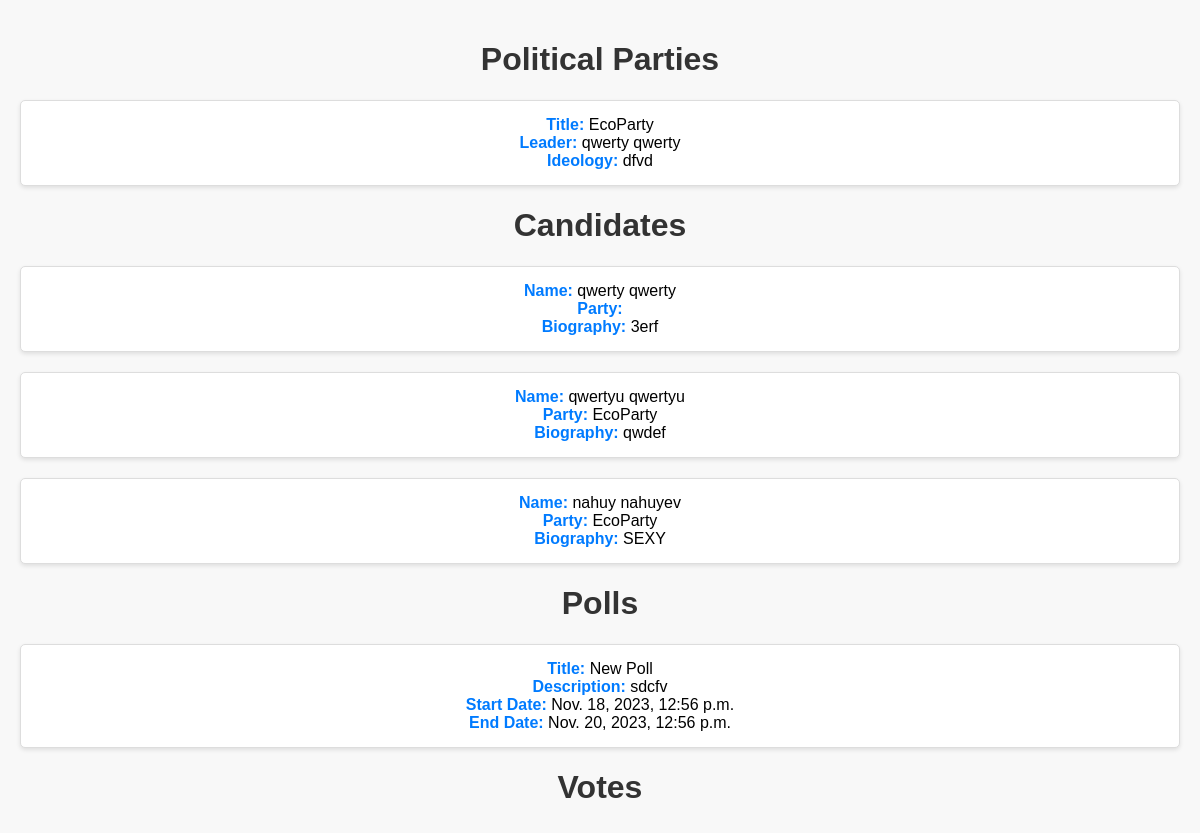
Before: / with the older database file.
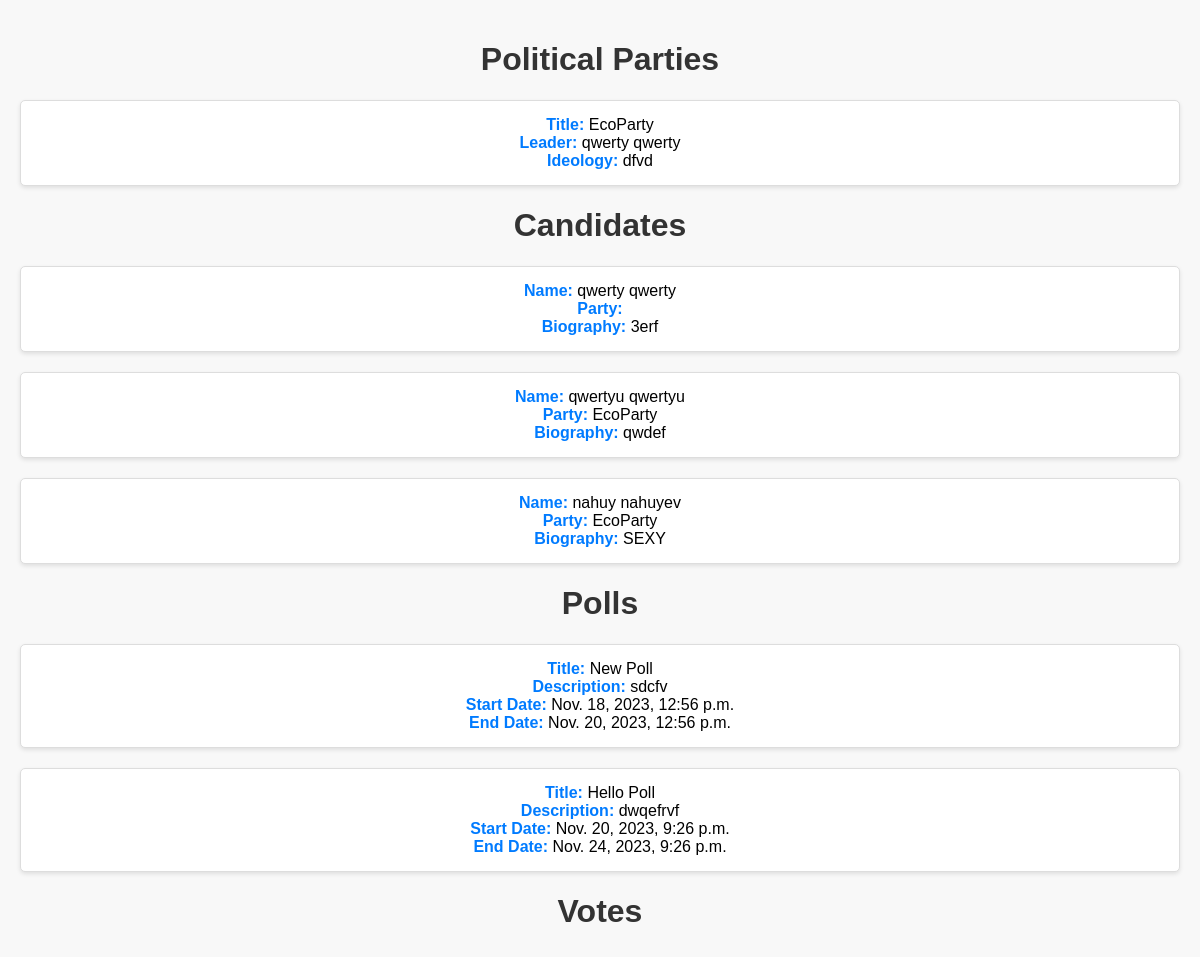
After: the same page with the newer database file.
### polling_system/models.py (models this page shows, shortened)
class PoliticalParty(models.Model):
    title = models.CharField(max_length=100, unique=True)
    logo = models.ImageField(upload_to='media/', null=True, blank=True)
    leader = models.OneToOneField('polling_system.Candidate', on_delete=models.SET_NULL, null=True, blank=True)
    ideology = models.TextField()
    year_founded = models.PositiveIntegerField()
    headquarters_location = models.CharField(max_length=255)
    motto_or_slogan = models.CharField(max_length=255)
    manifesto = models.TextField()
    current_seats_held = models.PositiveIntegerField(default=0)
    historical_performance = models.TextField()
    campaign_focus = models.TextField()
    social_media_links = models.URLField(max_length=255, blank=True, null=True)
    contact_information = models.TextField()
    affiliated_organizations = models.TextField()
    previous_election_results = models.TextField()
    coalition_partners = models.TextField(blank=True, null=True)
    international_affiliations = models.TextField(blank=True, null=True)

class Candidate(models.Model):
    user = models.OneToOneField(UserCustom, on_delete=models.CASCADE, primary_key=True)
    avatar = models.ImageField(upload_to='media/', null=True, blank=True)
    party = models.ForeignKey(PoliticalParty, on_delete=models.SET_NULL, null=True, blank=True)
    biography = models.TextField()
    campaign_promises = models.TextField()
    contact_information = models.TextField()
    education = models.TextField()
    professional_experience = models.TextField()
    public_service_record = models.TextField()
    social_media_links = models.CharField(max_length=255, blank=True, null=True)
    campaign_slogan = models.CharField(max_length=255)
    endorsements = models.TextField()
    campaign_events_schedule = models.TextField()
    previous_voting_record = models.TextField()
    languages_spoken = models.CharField(max_length=255)
    votes = models.PositiveIntegerField(default=0)

class UserCustom(AbstractUser):
    first_name = models.CharField(max_length=75)
    family_name = models.CharField(max_length=75, null=True, blank=True)
    fathers_name = models.CharField(max_length=75, null=True, blank=True)
    date_of_birth = models.DateField(null=True, blank=True)
    contact_number = models.CharField(max_length=15, blank=True)
    is_candidate = models.BooleanField(default=False)

class Poll(models.Model):
    title = models.CharField(max_length=255)
    description = models.TextField()
    start_date = models.DateTimeField()
    end_date = models.DateTimeField()
    candidates = models.ManyToManyField('Candidate', related_name='polls', blank=True)

### polling_system/views.py (the view)
# urls.py: path('', views.index, name='index'),
def index(request):
    political_parties = PoliticalParty.objects.all()
    polls = Poll.objects.all()
    candidates = Candidate.objects.all()
    votes = Vote.objects.all()
    context = {
        'political_parties': political_parties,
        'polls': polls,
        'candidates': candidates,
        'votes': votes,
    }
    return render(request, 'main.html', context)

### polling_system/templates/main.html (shortened to what this page needs)
<!DOCTYPE html>
<html lang="en">
<head>
</head>
<body>
<h1>Political Parties</h1>
<ul>
    {% for party in political_parties %}
        <li>
            <strong>Title:</strong> {{ party.title }}<br>
            <strong>Leader:</strong> {{ party.leader.user.first_name }} {{ party.leader.user.family_name }}<br>
            <strong>Ideology:</strong> {{ party.ideology }}<br>
        </li>
    {% endfor %}
</ul>
<h1>Candidates</h1>
<ul>
    {% for candidate in candidates %}
        <li>
            <strong>Name:</strong> {{ candidate.user.first_name }} {{ candidate.user.family_name }}<br>
            <strong>Party:</strong> {{ candidate.party.title }}<br>
            <strong>Biography:</strong> {{ candidate.biography }}<br>
        </li>
    {% endfor %}
</ul>
<h1>Polls</h1>
<ul>
    {% for poll in polls %}
        <li>
            <strong>Title:</strong> {{ poll.title }}<br>
            <strong>Description:</strong> {{ poll.description }}<br>
            <strong>Start Date:</strong> {{ poll.start_date }}<br>
            <strong>End Date:</strong> {{ poll.end_date }}<br>
        </li>
    {% endfor %}
</ul>
<h1>Votes</h1>
</body>
</html>

Changed rows visible on the page:
added Poll: title "Hello Poll", description "dwqefrvf", start_date "Nov. 20, 2023, 9:26 p.m.", end_date "Nov. 24, 2023, 9:26 p.m."
